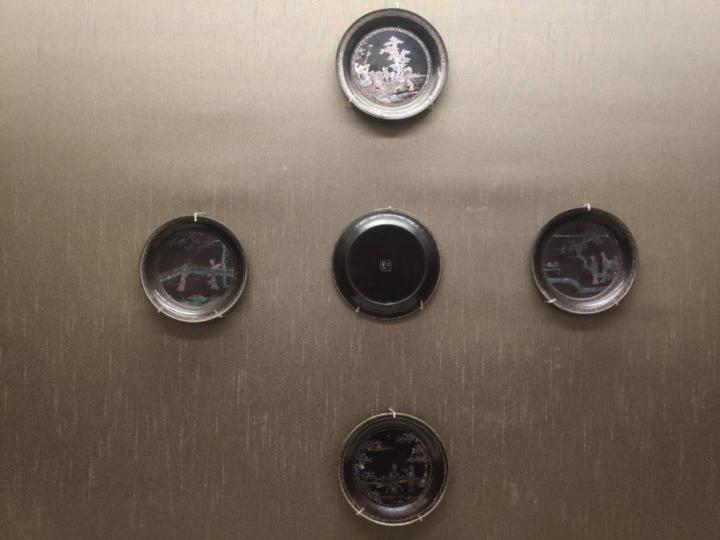
#> input picture src/3.jpg, 720 x 540 px, given in place of out.png, which was not available
$ python houghTransform.py out.png 3.jpg
#> lines starting #> are read from the running program, lines starting #| are printed output that depends on the picture; after the words box and inside, x2 and y2 are one past the last pixel; in counts of white or black regions, pixels touching at a corner belong together; pictures that were not available may be replaced by others from this repository, and a replacement may not be noted
import numpy as np
import cv2
import math
import matplotlib.pyplot as plt
import sys


# With this function I read ground truth files for calculating IoU and determine radius range
def readGroundTruth(groundTruthFile):
    file = open(groundTruthFile,"r").readlines()
    radiusArray = []
    for i in range (1,len(file)):
        radiusArray.append(file[i].split())
    return radiusArray

# With this funciton I read image and detect edges with using Canny edge detector. After that I return image matrix
def edgeDetection(imagePath):
#> called with imagePath = 'out.png'
    image = cv2.imread(imagePath, 0)
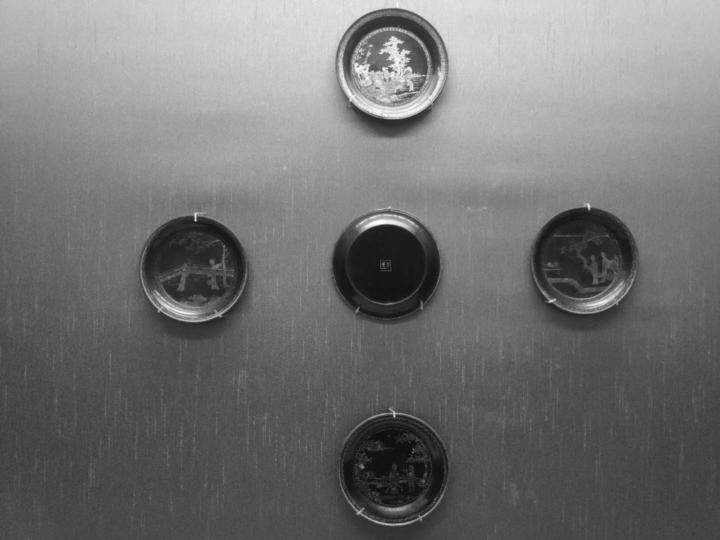
#> image: shape (540, 720); min 1, max 255, mean 115.5
    if(image is not None):
        blur = cv2.GaussianBlur(image,(5,5),0)
        edges = cv2.Canny(image=blur, threshold1=50, threshold2=250) # Canny Edge Detection
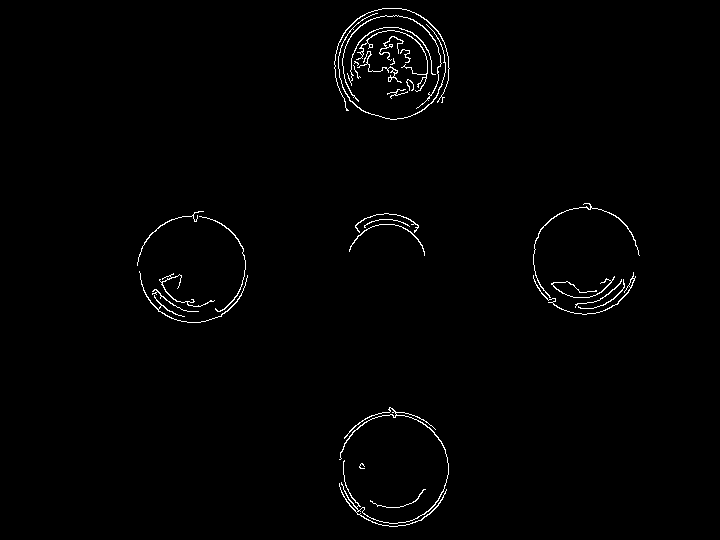
#> edges: shape (540, 720); 1.1% white in thin lines or dots, all inside (x1, y1, x2, y2) = (137, 8, 640, 527)
        imageMatrix = np.array(edges)
        return imageMatrix
    else:
        return []

# Here I implement Hough transform.
def houghtransform(a,b,radius,counter):
    radius = int(float(radius))
    # I create angle array for voting canidate circles
    angles = np.arange(start = 0, stop = 360,step = 5,dtype = int) # Our step is 5.If we choose 1 then we get more accuracy but a bit slow performance
    for i in angles:
        # Here calculate center points of circle based on radius and pixel coordinate. Every pixel of image corresponds to a circle
        x = round (a + radius*math.cos(math.radians(i)))
        y = round (b + radius*math.sin(math.radians(i)))
        # With these two step I vote circle center coordinates
        if((x,y) in counter.keys()):
            counter[(x,y)] = counter[(x,y)] +1
        else :
            counter[(x,y)] = 1

# With this function I draw all of detected circles on input image then show this output image
def drawCircle(image,circleCenters):
    for circle in circleCenters:
        image = cv2.circle(image, circle[0], circle[1], (255,0,0), 2)
    cv2.imshow("Detected Circles",outputImage)
    cv2.imwrite("Output"+str(sys.argv[1]),outputImage)
    cv2.waitKey(0)

# I use this function for calculate distance between two circle
def calculateCenterDistances(x0,y0,x1,y1):
    return math.sqrt((x0-x1)**2 + (y0-y1)**2)


imageMatrix = edgeDetection(str(sys.argv[1]))
outputImage = cv2.imread(str(sys.argv[1]))
#> outputImage is the input picture: shape (540, 720, 3); mean B, G, R 99.2, 113.3, 126

if(len(imageMatrix)==0):
    print("Error : Image cannot open!")
else:
    # With this I get array which is contain white pixels(edge pixels)
    xAxis, yAxis = np.where(imageMatrix==255)
#> xAxis = 4390 values from 8 to 526; yAxis = 4390 values, max 639 at index 2429, min 137 at index 2448, mean 389.7
    groundTruth = readGroundTruth(str(sys.argv[2]))
#> (the run stopped early here; a loop or call above may not have finished)

$ run again, on src/5.jpg
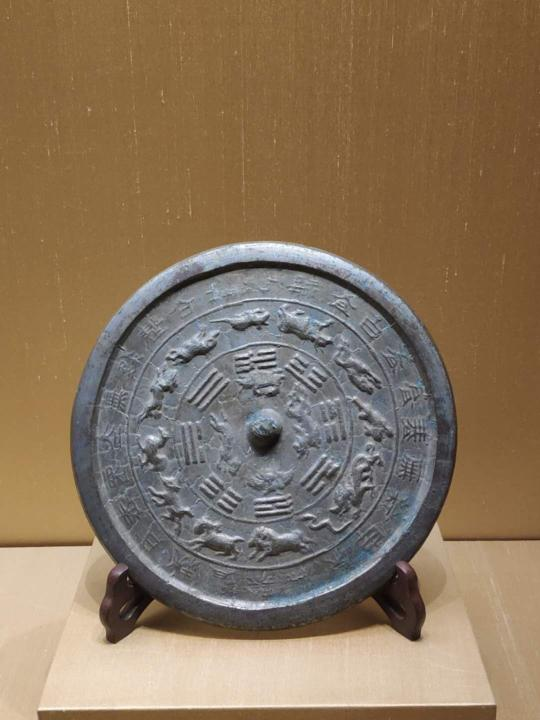
#> input picture src/5.jpg, 540 x 720 px, given in place of out.png, which was not available
#> in edgeDetection, `image = cv2.imread(imagePath, 0)`:
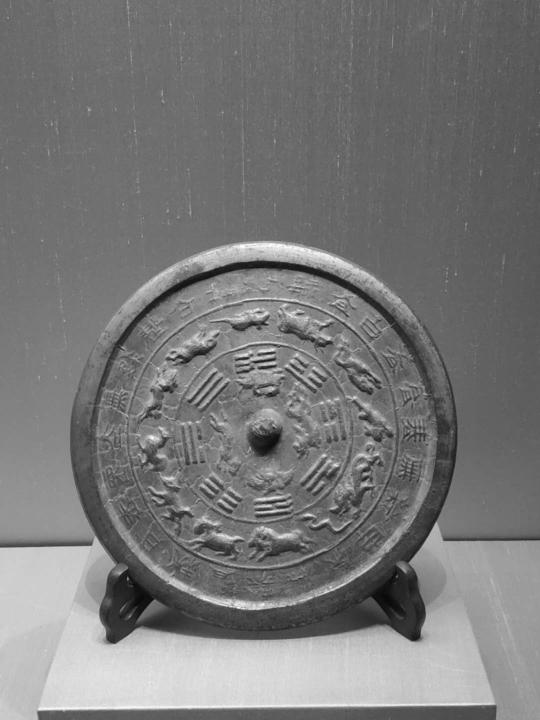
#> image: shape (720, 540); min 6, max 255, mean 120.6
#> in edgeDetection, `edges = cv2.Canny(image=blur, threshold1=50, threshold2=250)`:
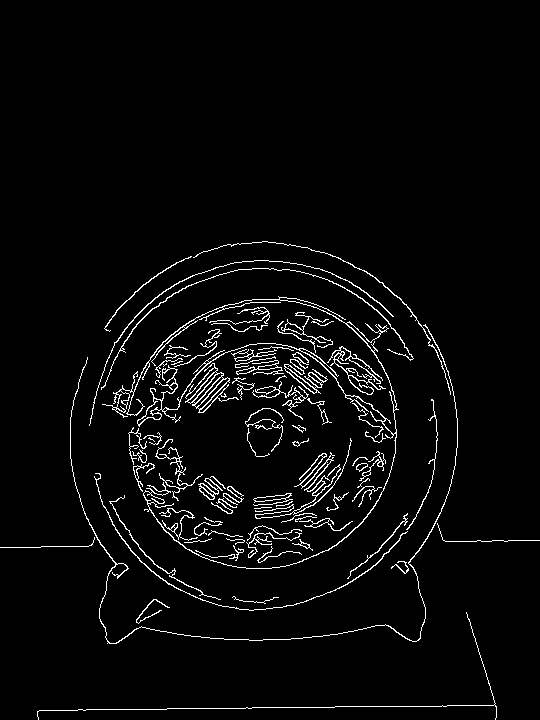
#> edges: shape (720, 540); 3.6% white in thin lines or dots, all inside (x1, y1, x2, y2) = (0, 241, 540, 720)
#> outputImage is the input picture: shape (720, 540, 3); mean B, G, R 93.6, 117.1, 137.6
#> xAxis = 13902 values from 241 to 719; yAxis = 13902 values, max 539 at index 11200, min 0 at index 11501, mean 262
